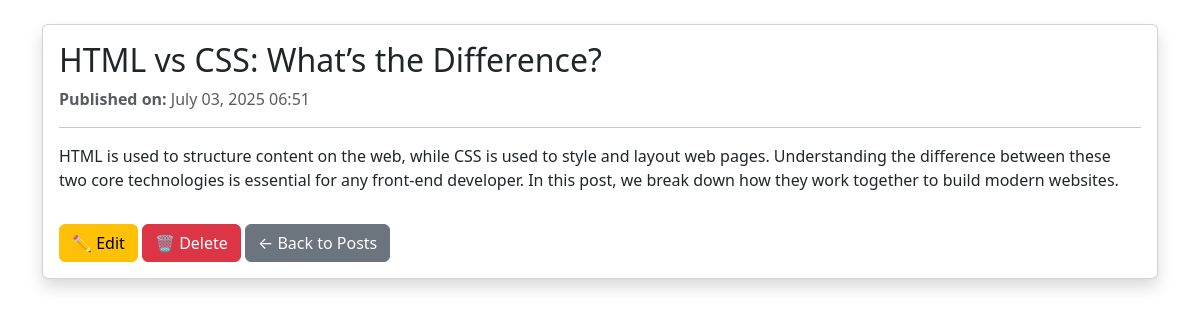
Screenshot of /post/7/ with the database file from the repository.
### blog/models.py (models this page shows, shortened)
class Post(models.Model):
    title = models.CharField(max_length=200)
    content = models.TextField()
    published = models.DateTimeField(auto_now_add=True)
    created_at = models.DateTimeField(auto_now_add=True)

### blog/views.py (the view)
# urls.py: path('post/<int:pk>/', PostDetailView.as_view(), name='post_detail'),
class PostDetailView(DetailView):
    model = Post
    template_name = 'blog/post_detail.html'
    context_object_name = 'post'

### blog/templates/blog/post_detail.html (shortened to what this page needs)
{% extends 'blog/base.html' %}
{% block content %}
<div class="container mt-4">
    <div class="card shadow">
        <div class="card-body">
            <h2 class="card-title">{{ post.title }}</h2>
            <p class="text-muted">
                <strong>Published on:</strong> {{ post.created_at|date:"F d, Y H:i" }}
            </p>
            <hr>
            <p class="card-text">{{ post.content }}</p>
            <a href="{% url 'post_edit' post.pk %}" class="btn btn-warning mt-3">✏️ Edit</a>
            <a href="{% url 'post_delete' post.pk %}" class="btn btn-danger mt-3">🗑️ Delete</a>
            <a href="{% url 'post_list' %}" class="btn btn-secondary mt-3">← Back to Posts</a>
        </div>
    </div>
</div>
{% endblock %}

### rows the page displays
Post: title "HTML vs CSS: What’s the Difference?", created_at "July 03, 2025 06:51", content "HTML is used to structure content on the web, while CSS is used to style and layout web pages. Understanding the difference between these two core technologies is essential for any front-end developer. In this post, we break down how they work together to build modern websites."
